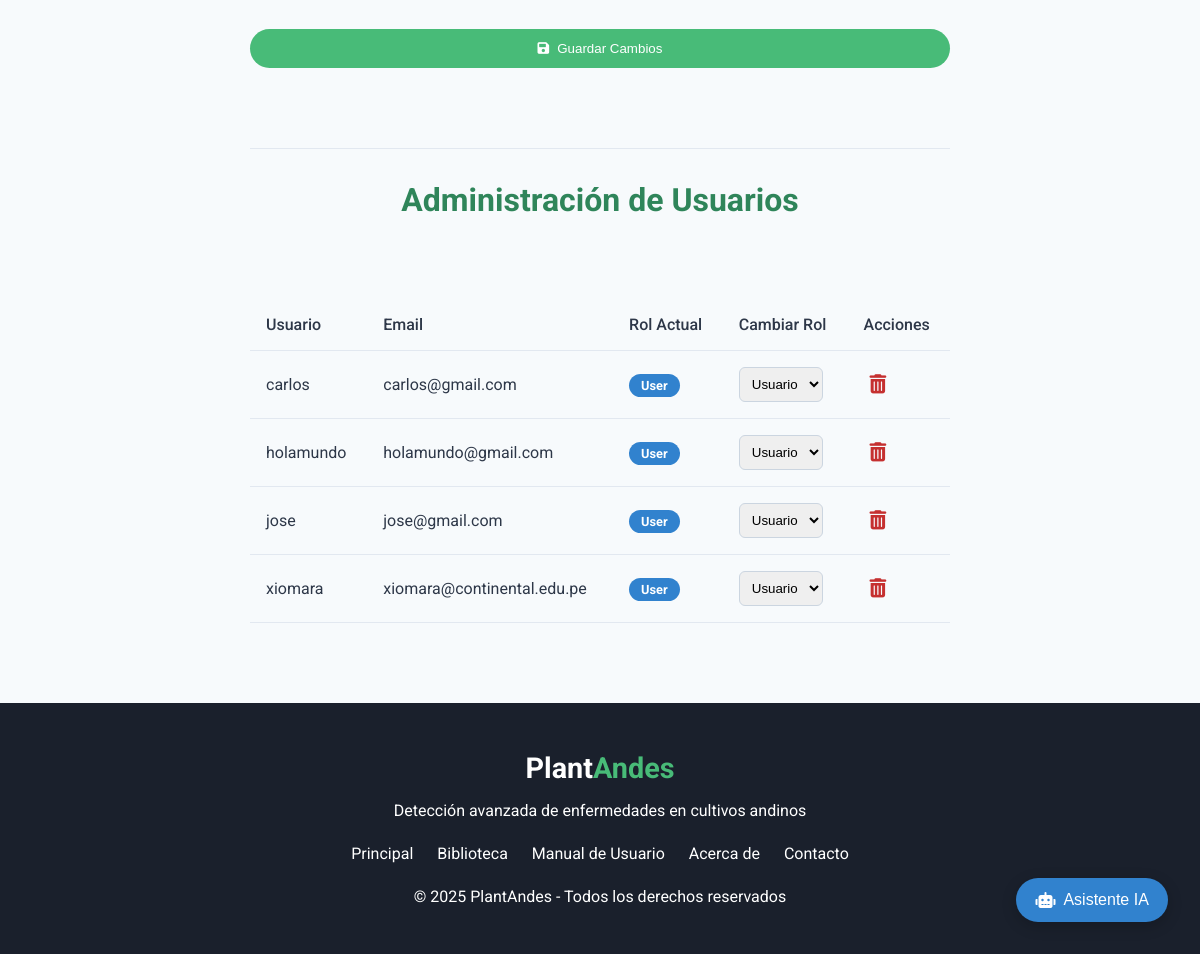
/edit_profile (signed in, lower part), run on an earlier commit of the app's database.
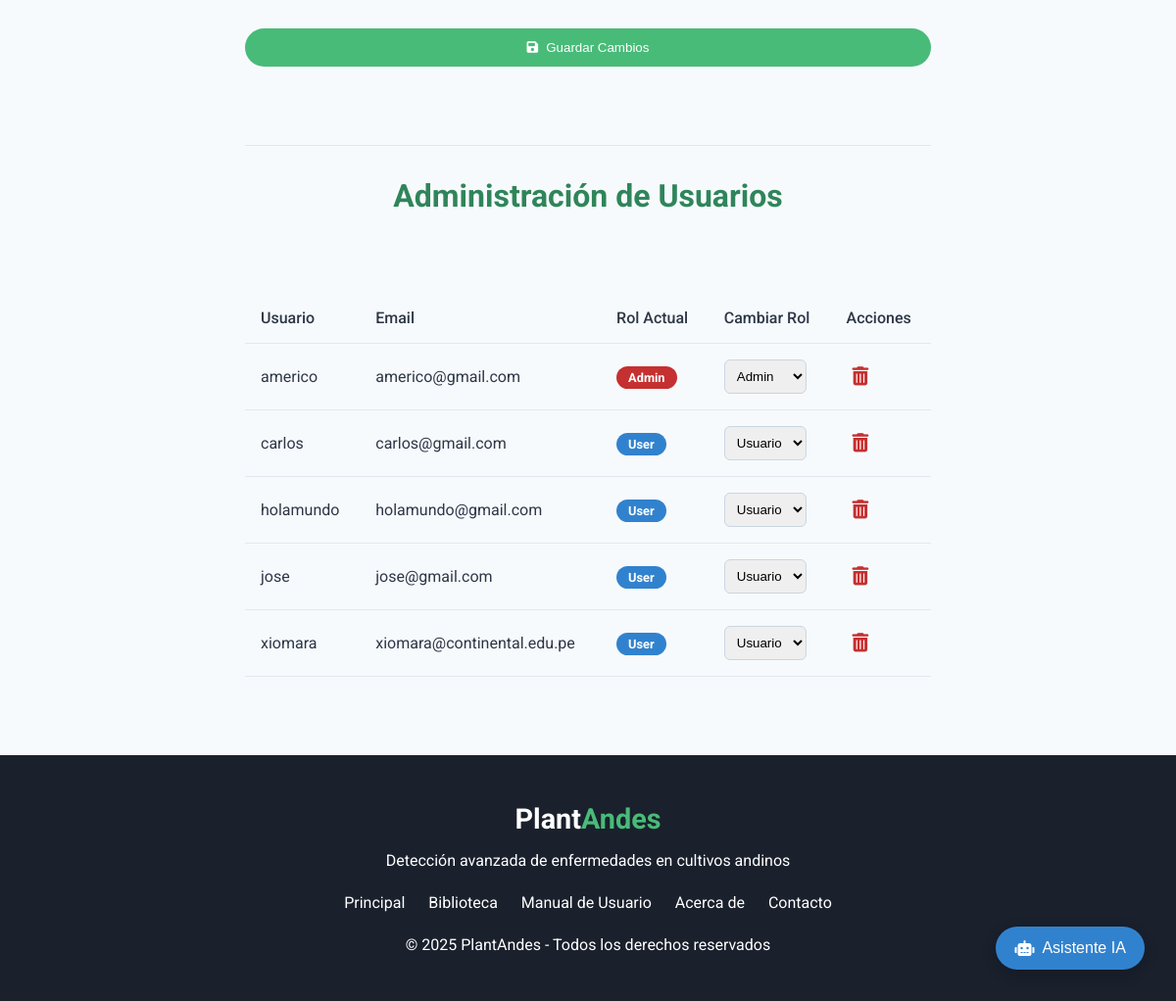
And on a later commit of the database.
### models.py (models this page shows, shortened)
class User(UserMixin, db.Model):
    id = db.Column(db.Integer, primary_key=True)
    username = db.Column(db.String(80), unique=True, nullable=False)
    first_name = db.Column(db.String(100), nullable=False)
    last_name = db.Column(db.String(100), nullable=False)
    email = db.Column(db.String(120), unique=True, nullable=False)
    password_hash = db.Column(db.String(256))
    created_at = db.Column(db.DateTime, default=db.func.current_timestamp())
    address = db.Column(db.String(255), nullable=True)
    zone_id = db.Column(db.Integer, db.ForeignKey('zone.id'), nullable=False)
    zone = db.relationship('Zone', backref=db.backref('users', lazy=True))
    diagnoses = db.relationship('Diagnosis', backref='user', lazy='dynamic')
    role = db.Column(db.String(20), nullable=False, default='user') # Roles: 'user', 'admin'

### app.py (the view, shortened to what this page needs)
@app.route('/edit_profile', methods=['GET', 'POST'])
@login_required
def edit_profile():
    users = None
    if current_user.role == 'admin':
        users = User.query.filter(User.id != current_user.id).order_by(User.username).all()
    return render_template('edit_profile.html', users=users)

### app.py (called while the page is built)
def get_locale():
    if 'language' in session and session['language'] in app.config['LANGUAGES']:
        return session['language']
    return request.accept_languages.best_match(app.config['LANGUAGES'].keys())

@event.listens_for(Engine, "connect")
def set_sqlite_pragma(dbapi_connection, connection_record):
    cursor = dbapi_connection.cursor()
    cursor.execute("PRAGMA foreign_keys=ON")
    cursor.close()

@app.context_processor
def inject_notifications():
    if current_user.is_authenticated:
        unread_notifications = Notification.query.filter_by(user_id=current_user.id, is_read=False).order_by(Notification.created_at.desc()).all()
        return dict(unread_notifications=unread_notifications)
    return dict(unread_notifications=[])

@login_manager.user_loader
def load_user(user_id):
    return User.query.get(int(user_id))

### templates/edit_profile.html (shortened to what this page needs)
{% extends 'base.html' %}
{% block content %}
<section class="contact-section">
    <div class="container" style="max-width: 700px;">
        <div class="contact-form">
            <form action="{{ url_for('edit_profile') }}" method="POST">
                <div class="form-grid">
                </div>
                <button type="submit" class="analyze-button" style="width: 100%; justify-content: center; margin-top: 1rem;">
                    <i class="fas fa-save"></i> Guardar Cambios
                </button>
            </form>
        </div>
        {% if current_user.role == 'admin' %}
        <hr class="form-divider" style="margin-top: 5rem;">
        <div class="admin-section">
            <h2 class="section-title" style="font-size: 2rem;">Administración de Usuarios</h2>
            <div class="user-table-container">
                <table class="user-table">
                    <thead>
                        <tr>
                            <th>Usuario</th>
                            <th>Email</th>
                            <th>Rol Actual</th>
                            <th>Cambiar Rol</th>
                            <th>Acciones</th>
                        </tr>
                    </thead>
                    <tbody>
                        {% for user in users %}
                        <tr>
                            <td>{{ user.username }}</td>
                            <td>{{ user.email }}</td>
                            <td><span class="role-badge role-{{ user.role }}">{{ user.role }}</span></td>
                            <td>
                                <form action="{{ url_for('update_user_role', user_id=user.id) }}" method="POST" class="role-form">
                                    <select name="role" onchange="this.form.submit()">
                                        <option value="user" {% if user.role == 'user' %}selected{% endif %}>Usuario</option>
                                        <option value="admin" {% if user.role == 'admin' %}selected{% endif %}>Admin</option>
                                    </select>
                                </form>
                            </td>
                            <td>
                                <form action="{{ url_for('delete_user', user_id=user.id) }}" method="POST" onsubmit="return confirm('¿Estás seguro de que quieres eliminar a este usuario? Esta acción no se puede deshacer.');">
                                    <button type="submit" class="delete-button"><i class="fas fa-trash-alt"></i></button>
                                </form>
                            </td>
                        </tr>
                        {% endfor %}
                    </tbody>
                </table>
            </div>
        </div>
        {% endif %}
    </div>
</section>
{% endblock %}

### templates/base.html (shortened to what this page needs)
<!DOCTYPE html>
<html lang="es">
<head>
    <link rel="stylesheet" href="{{ url_for('static', filename='css/enhanced-plantix-style.css') }}">
    <link rel="stylesheet" href="https://cdnjs.cloudflare.com/ajax/libs/font-awesome/6.0.0-beta3/css/all.min.css">
</head>
<body>
    <main class="main-container">
        {% block content %}{% endblock %}
    </main>
    <footer>
        <div class="footer-content">
            <div class="footer-logo">Plant<span>Andes</span></div>
            <p>Detección avanzada de enfermedades en cultivos andinos</p>
            <ul class="footer-links">
                <li><a href="{{ url_for('home_page') }}">Principal</a></li>
                <li><a href="{{ url_for('market') }}">Biblioteca</a></li>
                <li><a href="{{ url_for('user_manual') }}">Manual de Usuario</a></li>
                <li><a href="{{ url_for('about_page') }}">Acerca de</a></li>
                <li><a href="{{ url_for('contact') }}">Contacto</a></li>
            </ul>
            <div class="copyright">
                &copy; 2025 PlantAndes - Todos los derechos reservados
            </div>
        </div>
    </footer>
    <button id="general-chat-fab" class="general-chat-fab">
        <i class="fas fa-robot"></i> Asistente IA
    </button>
</body>
</html>

### static/css/enhanced-plantix-style.css (style rules this page uses)
:root { --green-dark: #2f855a; --green-medium: #48bb78; --green-light: #f0fff4; --brown-earth: #795548; --blue-sky: #3182ce; --text-dark: #2d3748; --text-light: #4a5568; --background-light: #f7fafc; --white: #ffffff; --shadow: 0 4px 6px -1px rgba(0, 0, 0, 0.1), 0 2px 4px -1px rgba(0, 0, 0, 0.06); --font-family: 'Roboto', sans-serif; }
body { font-family: var(--font-family); color: var(--text-dark); margin: 0; padding-top: 80px; overflow-x: hidden; display: flex; flex-direction: column; min-height: 100vh; background-color: var(--background-light); }
.container { max-width: 95%; margin: 0 auto; padding: 0 2rem; }
main { flex-grow: 1; padding-bottom: 5rem; }
.section-title { text-align: center; font-size: 2.5rem; font-weight: 700; color: var(--green-dark); margin-bottom: 3rem; }
.analyze-button { background-color: var(--green-medium); color: var(--white); padding: 0.75rem 1.5rem; border: none; border-radius: 50px; text-decoration: none; font-weight: 500; cursor: pointer; transition: background-color 0.3s ease, transform 0.3s ease; display: inline-flex; align-items: center; gap: 0.5rem; }
footer { background-color: #1A202C; color: var(--white); padding: 3rem 2rem; text-align: center; }
.footer-content { max-width: 1200px; margin: 0px auto; }
.footer-logo { font-size: 1.8rem; font-weight: 700; margin-bottom: 1rem; }
.footer-logo span { color: var(--green-medium); }
.footer-links { list-style: none; padding: 0; margin: 1.5rem 0; display: flex; justify-content: center; gap: 1.5rem; flex-wrap: wrap; }
.footer-links a { color: var(--white); text-decoration: none; transition: color 0.3s ease; }
.contact-section { padding-top: 5rem; }

### templates/edit_profile.html (style rules this page uses)
.form-grid { display: grid; grid-template-columns: 1fr 1fr; gap: 2.5rem; }
.form-divider { border: 0; border-top: 1px solid #e2e8f0; margin: 2rem 0; }
.user-table-container { overflow-x: auto; }
.user-table { width: 100%; border-collapse: collapse; margin-top: 2rem; }
.user-table th, .user-table td { padding: 1rem; text-align: left; border-bottom: 1px solid #e2e8f0; }
.user-table th { background-color: #f7fafc; font-weight: 500; }
.role-badge { padding: 0.25rem 0.75rem; border-radius: 50px; font-size: 0.8rem; font-weight: 700; text-transform: capitalize; }
.role-admin { background-color: #C53030; color: white; }
.role-user { background-color: #3182CE; color: white; }
.role-form select { padding: 0.5rem; border-radius: 6px; border: 1px solid #CBD5E0; }
.delete-button { background: none; border: none; color: #C53030; font-size: 1.2rem; cursor: pointer; }

### templates/base.html (style rules this page uses)
.general-chat-fab { position: fixed; bottom: 2rem; right: 2rem; background-color: var(--blue-sky); color: white; border: none; border-radius: 50px; padding: 0.8rem 1.2rem; font-size: 1rem; font-weight: 500; box-shadow: 0 4px 15px rgba(0,0,0,0.2); cursor: pointer; display: flex; align-items: center; gap: 0.5rem; z-index: 1050; transition: transform 0.3s ease; }

What changed in the data, as far as the page shows it:
added User: username "americo", email "americo@gmail.com", role "Admin"
